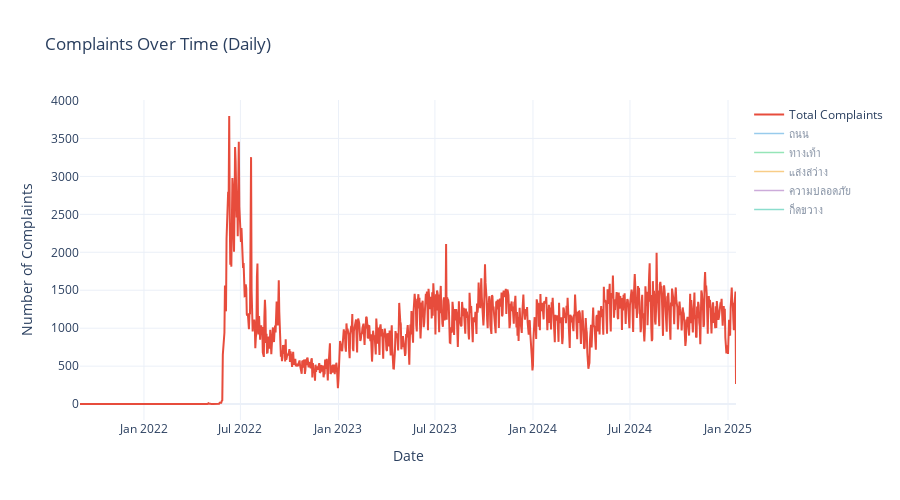

The code cell stored with this chart in its notebook:
### Markdown cell above
### Graph Visualization 3: Time Series - Complaints Over Time

### Code cell
# Aggregate complaints by date
daily_totals = daily_data.groupby('date_obj')[target_cols].sum()
daily_totals['total'] = daily_totals.sum(axis=1)

# Create time series plot
fig = go.Figure()

# Add total complaints line
fig.add_trace(go.Scatter(
    x=daily_totals.index,
    y=daily_totals['total'],
    mode='lines',
    name='Total Complaints',
    line=dict(color='#e74c3c', width=2)
))

# Add top 5 complaint types
top_5_types = complaint_type_totals.head(5).index
colors = ['#3498db', '#2ecc71', '#f39c12', '#9b59b6', '#1abc9c']

for i, complaint_type in enumerate(top_5_types):
    fig.add_trace(go.Scatter(
        x=daily_totals.index,
        y=daily_totals[complaint_type],
        mode='lines',
        name=complaint_type,
        line=dict(color=colors[i], width=1.5),
        visible='legendonly'
    ))

fig.update_layout(
    title='Complaints Over Time (Daily)',
    xaxis_title='Date',
    yaxis_title='Number of Complaints',
    height=500,
    template='plotly_white',
    hovermode='x unified',
    legend=dict(
        orientation="v",
        yanchor="top",
        y=1,
        xanchor="left",
        x=1.02
    )
)

fig.show()

### Figure 1 — Plotly figure (JSON) as saved in the notebook; plotly's stock layout.template omitted (floating-point values rounded to 4 significant figures; data arrays with more than 128 entries replaced by an {"elided": "..."} marker saying what was removed)
{"data": [{"line": {"color": "#e74c3c", "width": 2}, "mode": "lines", "name": "Total Complaints", "type": "scatter", "x": {"elided": "1039 str values"}, "y": {"elided": "1039 int values"}}, {"line": {"color": "#3498db", "width": 1.5}, "mode": "lines", "name": "ถนน", "type": "scatter", "visible": "legendonly", "x": {"elided": "1039 str values"}, "y": {"elided": "1039 int values"}}, {"line": {"color": "#2ecc71", "width": 1.5}, "mode": "lines", "name": "ทางเท้า", "type": "scatter", "visible": "legendonly", "x": {"elided": "1039 str values"}, "y": {"elided": "1039 int values"}}, {"line": {"color": "#f39c12", "width": 1.5}, "mode": "lines", "name": "แสงสว่าง", "type": "scatter", "visible": "legendonly", "x": {"elided": "1039 str values"}, "y": {"elided": "1039 int values"}}, {"line": {"color": "#9b59b6", "width": 1.5}, "mode": "lines", "name": "ความปลอดภัย", "type": "scatter", "visible": "legendonly", "x": {"elided": "1039 str values"}, "y": {"elided": "1039 int values"}}, {"line": {"color": "#1abc9c", "width": 1.5}, "mode": "lines", "name": "กีดขวาง", "type": "scatter", "visible": "legendonly", "x": {"elided": "1039 str values"}, "y": {"elided": "1039 int values"}}], "layout": {"height": 500, "hovermode": "x unified", "legend": {"orientation": "v", "x": 1.02, "xanchor": "left", "y": 1, "yanchor": "top"}, "title": {"text": "Complaints Over Time (Daily)"}, "xaxis": {"title": {"text": "Date"}}, "yaxis": {"title": {"text": "Number of Complaints"}}}}
